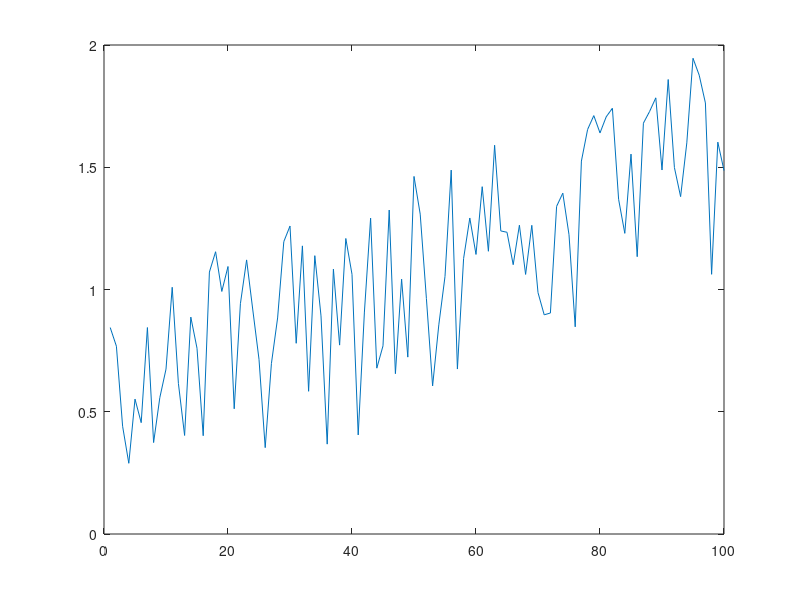

MATLAB code for this plot: (Note: this script raises an error after producing the figure.)
clear; clc; close all;
rng('default')
rnds = rand(1,100);
trnd = linspace(0,1,100);
fnc = rnds + trnd;
figure
plot(fnc)
figure
cusum_(fnc)
